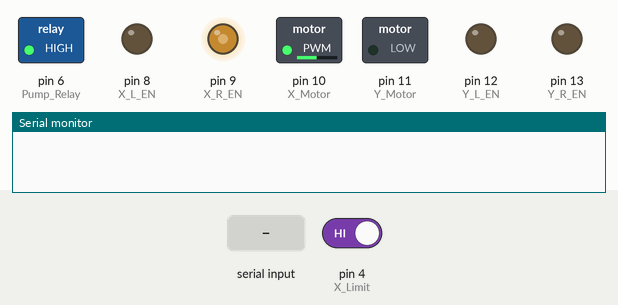
A sketch run on a simulated Arduino Uno, built with avr-gcc and run on an emulated ATmega328P. Parts: switched loads named in the sketch (green lamp = pin HIGH), output pins drawn as LEDs (lit = HIGH), the last lines printed to the serial monitor. The test bench sets the inputs (shaded band); at power-on: pin 4 (X_Limit) HIGH.

Above: at 1.2 s.
1.3 s: "X_CCW\n" received over Serial
At 1.7 s:
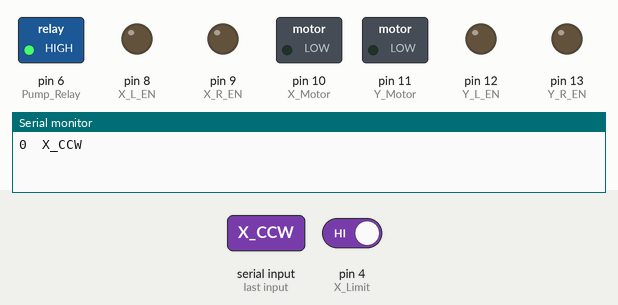
2.8 s: "HOME_X\n" received over Serial
At 3.3 s:
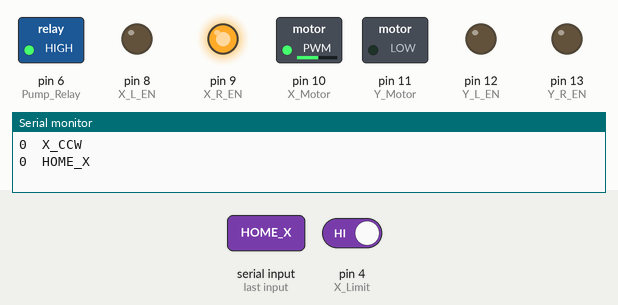
Timing chart, 0 to 5.8 s (numbered marks = the images above; inputs shaded):
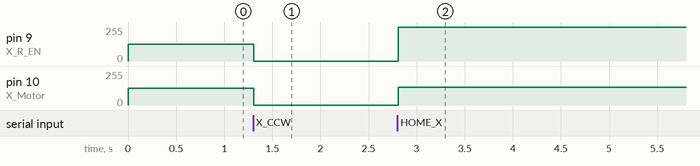

The sketch:

BTS7960.ino
```cpp
#include "Motor.h"
#include "GCode.h"

void setup() {
  Serial.begin(9600);
  initMotor();
}

void loop() {
  if (Serial.available()) {
    String receivedString = Serial.readStringUntil('\n');
    ReadGCodeFromSerial(receivedString);
  }
}
```

GCode.h
```cpp
int GCode_Size = 0;

void ReadGCodeFromSerial(String _fromSerial) {
  int _length = _fromSerial.length() + 1;
  char _codes[_length];
  _fromSerial.toCharArray(_codes , _length);

  char *code[_length];
  char *ptr = NULL;

  byte index = 0;
  ptr = strtok(_codes , ",");

  while(ptr != NULL){
    code[index] = ptr;
    index++;
    ptr = strtok(NULL , ",");
  }

  for (int i = 0; i < index; i++)
  {
     Serial.print(i);
     Serial.print("  ");
     Serial.println(code[i]);
     CommandMotor(code[i]);
  }
}
```

Motor.h
```cpp
#define X_Motor 10
#define X_L_EN 8
#define X_R_EN 9

#define Y_Motor 11
#define Y_L_EN 12
#define Y_R_EN 13

#define X_Limit 4
#define Y_Limit 5

#define Pump_Relay 6
void initMotor() {
  pinMode(X_Motor, OUTPUT);
  pinMode(Y_Motor, OUTPUT);
  pinMode(X_L_EN,OUTPUT);
  pinMode(X_R_EN,OUTPUT);
  pinMode(Y_R_EN,OUTPUT);
  pinMode(Y_L_EN,OUTPUT);
  pinMode(X_Limit,INPUT_PULLUP);
  pinMode(Y_Limit,INPUT_PULLUP);
  pinMode(Pump_Relay,OUTPUT);
  digitalWrite(Pump_Relay,HIGH);

  TCCR1A = (1 << WGM10) | (1 << COM1A1) | (1 << COM1B1);
  TCCR1B = (1 << WGM12) | (1 << CS10);
  OCR1A = 125;
  OCR1B = 125;
  TCCR1A |= (1 << CS10);
  TCCR1B |= (1 << CS10);
}

int separateValue(String _received) {
  int _value = 0;
  int spaceIndex = _received.indexOf(' ');
  if (spaceIndex != -1) {
    String valueString = _received.substring(spaceIndex + 1);
    _value = valueString.toInt();
  }
  return _value;
}

void X_Motor_Stop() {
  digitalWrite(X_L_EN,LOW);
  digitalWrite(X_R_EN,LOW);
  delayMicroseconds(100);
  analogWrite(X_Motor , 0);
}

void Y_Motor_Stop() {
  digitalWrite(Y_R_EN,LOW);
  digitalWrite(Y_L_EN,LOW);
  delayMicroseconds(100);
  analogWrite(Y_Motor , 0);
}

void X_Motor_CW(int _runtime) {
  digitalWrite(X_L_EN,HIGH);
  digitalWrite(X_R_EN,LOW);
  delayMicroseconds(100);
  analogWrite(X_Motor , 135);
  delay(_runtime);
  X_Motor_Stop();
}

void X_Motor_CCW(int _runtime) {
  digitalWrite(X_R_EN,HIGH);
  digitalWrite(X_L_EN,LOW);
  delayMicroseconds(100);
  analogWrite(X_Motor , 135);
  delay(_runtime);
  X_Motor_Stop();
}
void Y_Motor_CW(int _runtime) {
  digitalWrite(Y_L_EN,HIGH);
  digitalWrite(Y_R_EN,LOW);
  delayMicroseconds(100);
  analogWrite(Y_Motor , 25);
  delay(_runtime);
  Y_Motor_Stop();
}

void Y_Motor_CCW(int _runtime) {
  digitalWrite(Y_R_EN,HIGH);
  digitalWrite(Y_L_EN,LOW);
  delayMicroseconds(100);
  analogWrite(Y_Motor , 25);
  delay(_runtime);
  Y_Motor_Stop();
}
void Home_X() {
  while(digitalRead(X_Limit)) {
    digitalWrite(X_R_EN,HIGH);
    digitalWrite(X_L_EN,LOW);
    delayMicroseconds(100);
    analogWrite(X_Motor , 135);
  }
  X_Motor_Stop();
}

void Home_Y() {
  while(digitalRead(Y_Limit)) {
    digitalWrite(Y_R_EN,HIGH);
    digitalWrite(Y_L_EN,LOW);
    delayMicroseconds(100);
    analogWrite(Y_Motor , 130);
  }
  Y_Motor_Stop();
}

void CommandMotor(String receivedString) {
  if (receivedString.startsWith("X_CCW")) {
    X_Motor_CCW(separateValue(receivedString));
  } else if (receivedString.startsWith("X_CW")) {
    X_Motor_CW(separateValue(receivedString));
  } else if (receivedString.startsWith("Y_CCW")) {
    Y_Motor_CCW(separateValue(receivedString));
  } else if (receivedString.startsWith("Y_CW")) {
    Y_Motor_CW(separateValue(receivedString));
  } else if (receivedString.startsWith("X_STOP")) {
    X_Motor_Stop();
  } else if (receivedString.startsWith("Y_STOP")) {
    Y_Motor_Stop();
  }else if (receivedString.startsWith("HOME_X")) {
    Home_X();
  }else if (receivedString.startsWith("HOME_Y")) {
    Home_Y();
  }else if (receivedString.startsWith("PUMP_ON")) {
    digitalWrite(Pump_Relay,LOW);
  }else if (receivedString.startsWith("PUMP_OFF")) {
    digitalWrite(Pump_Relay,HIGH);
  }
}
```

Measured:
- after the input at 1.3 s, pin 9 (X_R_EN), pin 10 (X_Motor): 125/255 → 0/255 at once
- after the input at 2.8 s, pin 9 (X_R_EN): 0/255 → 255/255 at once; pin 10 (X_Motor): 0/255 → 135/255 at once
